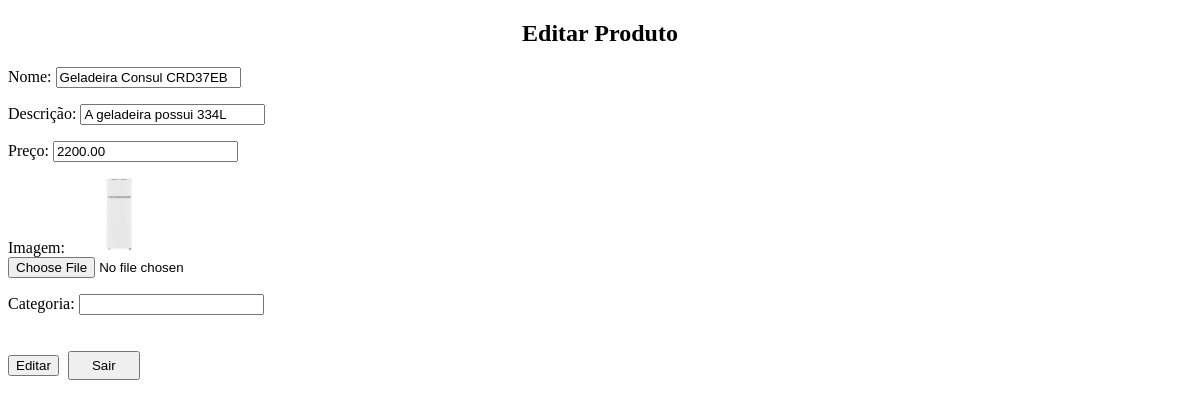
Page /crud/editar_produto.php?id=2 on the committed database.
### tables this page shows
CREATE TABLE `produtos` (
  `id_produto` int(11) NOT NULL AUTO_INCREMENT,
  `nome` varchar(255) NOT NULL,
  `descricao` text NOT NULL,
  `preco` decimal(10,2) NOT NULL,
  `imagem` varchar(255) NOT NULL,
  `id_categoria` int(11) DEFAULT NULL,
  PRIMARY KEY (`id_produto`)
);

### crud/editar_produto.php (the view, shortened to what this page needs)
<?php
if (isset($_GET['id'])) {
  $id = $_GET['id'];
  $sql = "SELECT * FROM produtos WHERE id_produto=$id";
  $result = mysqli_query($conn, $sql);
  if (mysqli_num_rows($result) > 0) {
    $produto = mysqli_fetch_assoc($result);
  } else {
    echo "Produto não encontrado.";
  }
} else {
  echo "ID de produto não especificado.";
}
?>
<!DOCTYPE html>
<html>
<head>
  <link rel="stylesheet" type="text/css" href="../css/estilo.css">
</head>
<body>
  <div class="container">
    <div class="row">
      <h2 class="mb-3 mt-3">Editar Produto</h2>
      <form id="editar-produto" method="post" enctype="multipart/form-data">
        <div class="form-group">
          <label for="nome">Nome:</label>
          <input type="text" name="nome" id="nome" class="form-control" value="<?php echo $produto['nome']; ?>" required>
        </div>
        <div class="form-group">
          <label for="descricao">Descrição:</label>
          <input type="text" name="descricao" id="descricao" class="form-control" value="<?php echo $produto['descricao']; ?>" required>
        </div>
        <div class="form-group">
          <label for="preco">Preço:</label>
          <input type="text" name="preco" id="preco" class="form-control" value="<?php echo $produto['preco']; ?>" required>
        </div>
        <div class="form-group">
          <label for="imagem">Imagem:</label>
          <img src="../imagens/<?php echo $produto['imagem']; ?>" width="100"><br>
          <input type="file" name="imagem" id="imagem" class="form-control">
        </div>
        <div class="form-group">
          <label for="id_categoria">Categoria:</label>
          <input type="text" name="id_categoria" id="id_categoria" class="form-control" required>
        </div>
        <div class="form-group">
          <button type="submit" name="enviar" id="editar-produto-btn" class="btn btn-primary">Editar</button>
          <a href="logout.php"><button style="margin-top: 20px;" type="button" class="btn btn-danger botoes-adicionar-sair">Sair</button></a>
        </div>
      </form>
    </div>
  </div>
</body>
</html>

### css/estilo.css (style rules this page uses)
h2 { text-align: center; }
.botoes-adicionar-sair { padding: 5px; margin: 5px; min-width: 72px; margin-bottom: 20px; }
.form-group { width: 60%; margin-bottom: 1rem; }

### rows in the picture
produtos: nome "Geladeira Consul CRD37EB", descricao "A geladeira possui 334L", preco "2200.00", imagem (picture)
